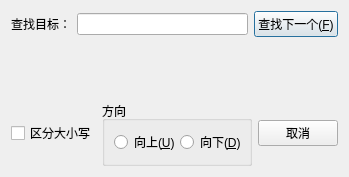
<?xml version="1.0" encoding="UTF-8"?>
<ui version="4.0">
 <class>FindDialog</class>
 <widget class="QDialog" name="FindDialog">
  <property name="geometry">
   <rect>
    <x>0</x>
    <y>0</y>
    <width>349</width>
    <height>177</height>
   </rect>
  </property>
  <property name="minimumSize">
   <size>
    <width>349</width>
    <height>177</height>
   </size>
  </property>
  <property name="maximumSize">
   <size>
    <width>349</width>
    <height>177</height>
   </size>
  </property>
  <property name="windowTitle">
   <string>Dialog</string>
  </property>
  <layout class="QVBoxLayout" name="verticalLayout">
   <item>
    <layout class="QHBoxLayout" name="horizontalLayout_3">
     <item>
      <widget class="QLabel" name="labelFind">
       <property name="text">
        <string>查找目标：</string>
       </property>
      </widget>
     </item>
     <item>
      <widget class="QLineEdit" name="lineEditFind"/>
     </item>
     <item>
      <widget class="QPushButton" name="btnFindNext">
       <property name="text">
        <string>查找下一个(&amp;F)</string>
       </property>
      </widget>
     </item>
    </layout>
   </item>
   <item>
    <widget class="QLabel" name="labelResult">
     <property name="minimumSize">
      <size>
       <width>20</width>
       <height>0</height>
      </size>
     </property>
     <property name="text">
      <string/>
     </property>
    </widget>
   </item>
   <item>
    <layout class="QHBoxLayout" name="horizontalLayout_2">
     <item>
      <widget class="QCheckBox" name="checkCase">
       <property name="text">
        <string>区分大小写</string>
       </property>
      </widget>
     </item>
     <item>
      <widget class="QGroupBox" name="groupBox">
       <property name="title">
        <string>方向</string>
       </property>
       <layout class="QHBoxLayout" name="horizontalLayout">
        <item>
         <widget class="QRadioButton" name="radioUp">
          <property name="text">
           <string>向上(&amp;U)</string>
          </property>
         </widget>
        </item>
        <item>
         <widget class="QRadioButton" name="radioDown">
          <property name="text">
           <string>向下(&amp;D)</string>
          </property>
         </widget>
        </item>
       </layout>
      </widget>
     </item>
     <item>
      <widget class="QPushButton" name="btnClose">
       <property name="text">
        <string>取消</string>
       </property>
      </widget>
     </item>
    </layout>
   </item>
  </layout>
 </widget>
 <resources/>
 <connections/>
</ui>
